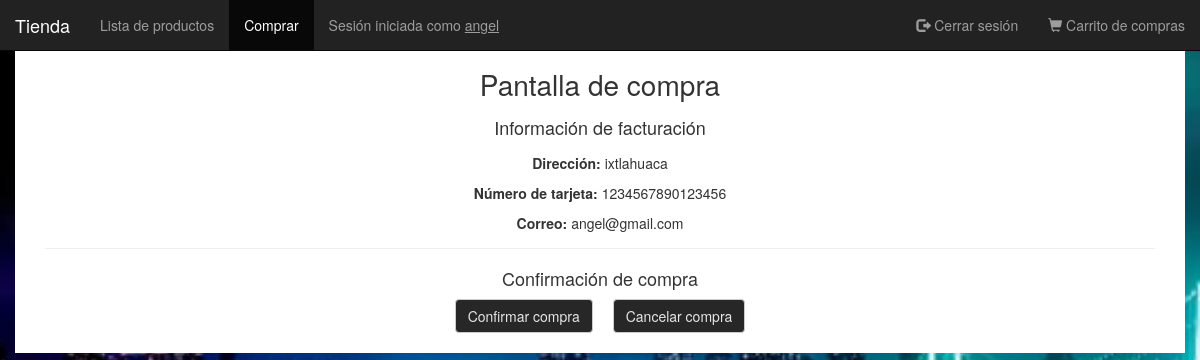
/php/pantalla_de_compra.php (signed in), run on the app's committed database.
### tables this page shows
CREATE TABLE `usuario` (
  `id_usuario` int(11) NOT NULL,
  `nombre_usuario` varchar(100) DEFAULT NULL,
  `fecha_nacimiento` date DEFAULT NULL,
  `correo` varchar(100) DEFAULT NULL,
  `contrasena` varchar(100) DEFAULT NULL,
  `numero_tarjeta` varchar(100) DEFAULT NULL,
  `direccion` varchar(255) DEFAULT NULL,
  `super_usuario` tinyint(1) DEFAULT 0
);

### php/pantalla_de_compra.php (the view, shortened to what this page needs)
<?php
require_once("../config/config.php");
$id_usuario=$_SESSION['sesion_personal']['id'];
$vaciar_carrito=$_GET['v'];
$con = mysqli_connect($db_hostname, $db_username, $db_password, $db_name);
if (mysqli_connect_errno()) :
    echo "Failed to connect to MySQL: " . mysqli_connect_error();
else:
    $usuario=[];
    $result = mysqli_query($con, "SELECT * FROM usuario WHERE id_usuario=".$id_usuario.";");
    while ($row = mysqli_fetch_array($result)):
        array_push($usuario, array(
            "correo"=>$row['correo'],
            "n_tarjeta"=>$row['numero_tarjeta'],
            "direccion"=>$row['direccion']
        ));
    endwhile;
endif;
?>
<!DOCTYPE html>
<html lang="es">
<head>
    <?php include "head_html.php"?>
    <link rel="stylesheet" href="../css/normalize.css">
    <link rel="stylesheet" href="../css/estilo_generico.css">
    <link rel="stylesheet" href="../css/styles-pantalla_compra.css">
</head>
<header>
    <nav class="navbar navbar-inverse navbar-fixed-top">
        <div class="container-fluid">
            <div class="navbar-header">
                <a class="navbar-brand" href="../index.php">Tienda</a>
            </div>
            <div class="collapse navbar-collapse" id="myNavbar">
                <ul class="nav navbar-nav">
                    <li><a href="../index.php">Lista de productos</a></li>
                    <li class="active">
                        <a href="#">Comprar</a>
                    </li>
                    <li><span class="navbar-text">Sesión iniciada como <a href="../php/perfil.php"
                                class="navbar-link"><u><?=$_SESSION['sesion_personal']['nombre']?></u></a></span></li>
                </ul>
                <ul class="nav navbar-nav navbar-right">
                    <li>
                        <a href="../php/cerrar_sesion.php"><span class="glyphicon glyphicon-log-out"></span> Cerrar
                            sesión</a>
                    </li>
                    <li>
                        <a href="../php/carrito.php"><span class="glyphicon glyphicon-shopping-cart"></span> Carrito
                            de compras</a>
                    </li>
                </ul>
            </div>
        </div>
    </nav>
</header>
<body class="container">
    <h1>Pantalla de compra</h1>
    <h4>Información de facturación</h4>
    <div class="info-producto"><br>
    <div class="centrar-texto">
    <p><b>Dirección:</b> <?= $usuario[0]['direccion'];?></p>
    <p><b>Número de tarjeta:</b> <?= $usuario[0]['n_tarjeta'];?></p>
    <p><b>Correo:</b> <?= $usuario[0]['correo'];?></p>
    </div></div>
    <hr>
    <h4>Confirmación de compra</h4>
    <div class="centrar-botones">
        <input type="submit" value="Confirmar compra" class="btn btn-default boton"
            onclick="comprar(arreglo_de_productos,<?=(int) $vaciar_carrito?>)">
        <input type="submit" value="Cancelar compra" class="btn btn-default boton"
            onclick="window.location.replace('../index.php')">
    </div>
</body>
</html>

### css/estilo_generico.css (style rules this page uses)
:root { --negro: #1f1f1f; --blanco: rgb(230, 230, 230); }
* { box-sizing: border-box; padding: 0; margin: 0; }

### css/styles-pantalla_compra.css (style rules this page uses)
html { width: 100%; height: 100%; background-image: url("../img/fondo.jpg"); background-size: cover; }
.container { margin-top: 50px; padding: 0 3rem 2rem 3rem; }
.boton { background-color: #272727; color: var(--blanco); }
.info-producto { padding-top: 5px; display: flex; flex-direction: row; justify-content: space-around; }
h1, h4 { text-align: center; }
.centrar-texto { display: inline-block; margin: 0 auto; text-align: center; }
.centrar-botones { display: flex; flex-direction: row; gap: 2rem; justify-content: center; }
hr { margin-top: 5px; }

### data on the page
usuario: direccion "ixtlahuaca", numero_tarjeta "1234567890123456", correo "angel@gmail.com"

### other printed values
$_SESSION['sesion_personal']['nombre'] "angel"
